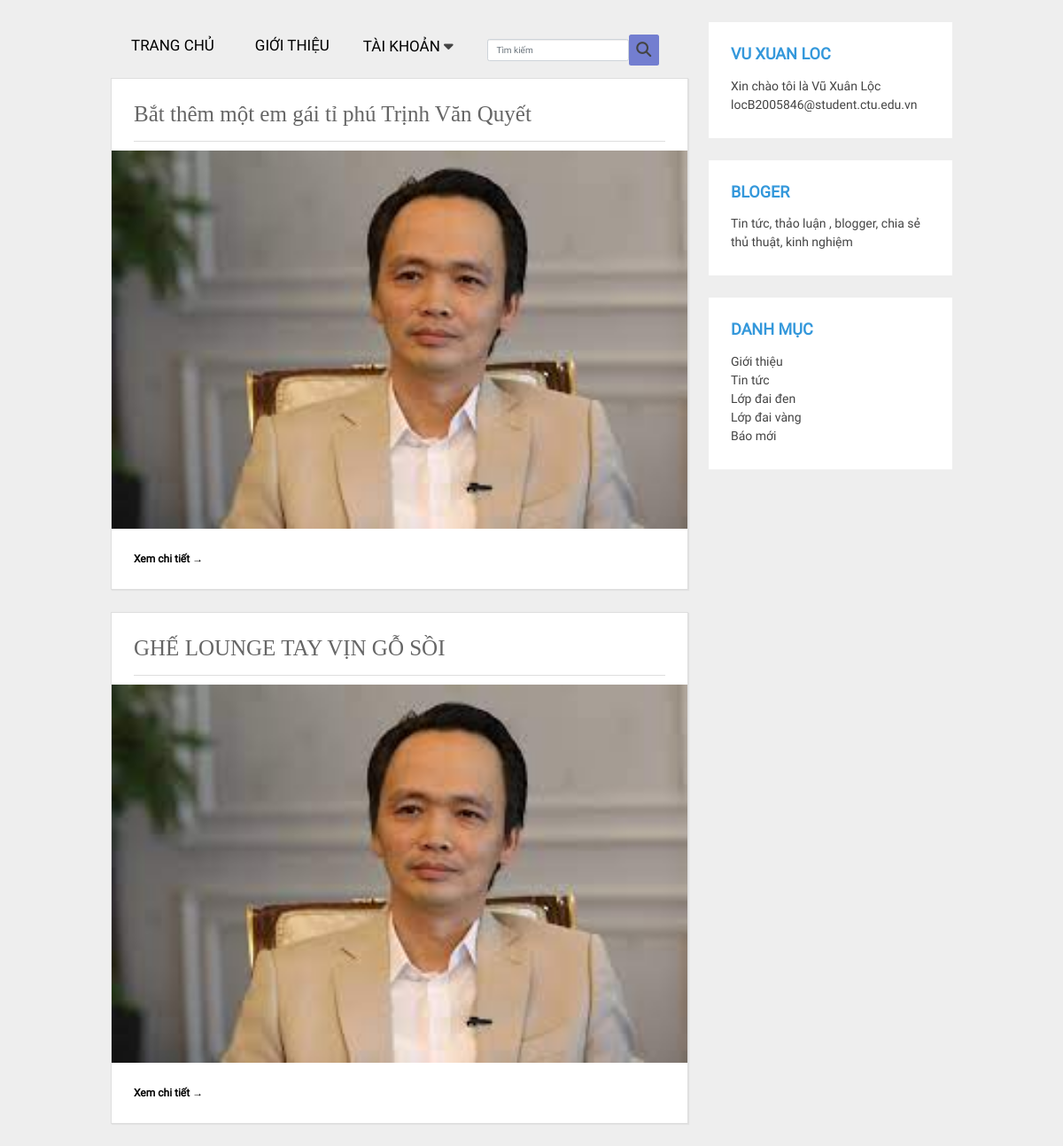
Page /category.php?id=41 on the committed database.
### tables this page shows
CREATE TABLE `category` (
  `id` int(11) NOT NULL,
  `name` varchar(100) DEFAULT NULL,
  `name_en` varchar(100) DEFAULT NULL,
  `slug` varchar(100) DEFAULT NULL,
  `slug_en` varchar(100) DEFAULT NULL,
  `images` varchar(100) DEFAULT NULL,
  `banner` varchar(100) NOT NULL,
  `home` tinyint(4) NOT NULL DEFAULT 0,
  `status` tinyint(4) NOT NULL DEFAULT 1,
  `level` int(11) NOT NULL DEFAULT 0,
  `created_at` timestamp NOT NULL DEFAULT current_timestamp(),
  `updated_at` timestamp NOT NULL DEFAULT current_timestamp() ON UPDATE current_timestamp()
);

CREATE TABLE `product` (
  `id` int(11) NOT NULL,
  `name` varchar(100) DEFAULT NULL,
  `slug` varchar(100) DEFAULT NULL,
  `thundar` varchar(200) DEFAULT NULL,
  `category_id` int(11) DEFAULT NULL,
  `content` text DEFAULT NULL,
  `create_at` timestamp NULL DEFAULT current_timestamp(),
  `update_at` timestamp NULL DEFAULT current_timestamp()
);

### libraries/Database.php (called while the page is built, shortened)
<?php
class Database{
     public $link;
     public function __construct()
     {
        $this->link = mysqli_connect("localhost","root","","db") or die ();
         mysqli_set_charset($this->link,"utf8");
     }
        public function fetchsql( $sql )
        {
            $result = mysqli_query($this->link,$sql) or die("Lỗi  truy vấn sql " .mysqli_error($this->link));
            $data = [];
            if( $result)
            {
                while ($num = mysqli_fetch_assoc($result))
                {
                    $data[] = $num;
                }
            }
            return $data;
        }
        public function fetchID($table , $id )
        {
            $sql = "SELECT * FROM {$table} WHERE id = $id ";
            $result = mysqli_query($this->link,$sql) or die("Lỗi  truy vấn fetchID " .mysqli_error($this->link));
            return mysqli_fetch_assoc($result);
        }
        public  function fetchJones($table,$sql,$total = 1,$page,$row ,$pagi = true )
        {
            $data = [];
            if ($pagi == true )
            {
                $sotrang = ceil($total / $row);
                $start = ($page - 1 ) * $row ;
                $sql .= " LIMIT $start,$row ";
                $data = [ "page" => $sotrang];
                $result = mysqli_query($this->link,$sql) or die("Lỗi truy vấn fetchJone ---- " .mysqli_error($this->link));
            }
            else
            {
                $result = mysqli_query($this->link,$sql) or die("Lỗi truy vấn fetchJone ---- " .mysqli_error($this->link));
            }
            if( $result)
            {
                while ($num = mysqli_fetch_assoc($result))
                {
                    $data[] = $num;
                }
            }
            return $data;
        }
    }

### autoload/autoload.php (called while the page is built, shortened)
<?php
	require_once __DIR__. '/../libraries/Database.php';
	require_once __DIR__. '/../libraries/Function.php';
	$db = new Database;
 ?>

### libraries/Function.php (called while the page is built, shortened)
<?php
    function base_url()
    {
        return $url  = "http://localhost/blog-main/";
    }
    function uploads()
    {
        return base_url() . "public/uploads/";
    }
 ?>

### category.php (the view, shortened to what this page needs)
<?php
require_once __DIR__ . "/autoload/autoload.php";
$id = intval(getInput('id'));
$EditCategory = $db->fetchID("category", $id);
if (isset($_GET['p'])) {
	$p = $_GET['p'];
} else $p = 1;
$sql = "SELECT * FROM product WHERE category_id = $id";
$total = count($db->fetchsql($sql));
$category = $db->fetchsql("SELECT * FROM category WHERE level=0 AND home=1");
$products = $db->fetchJones("product", $sql, $total, $p, 2, true);
unset($products['page']);
?>
<?php require_once __DIR__ . '/layouts/header.php'; ?>
<div class="wrap">
	<aside class="sidebar">
		<?php require_once __DIR__ . '/layouts/introduce.php'; ?>
		<div class="widget">
			<h2>DANH MỤC</h2>
			<?php foreach ($category as $cate) : ?>
				<div class="profile-seemore">
					<div class="seemore-link-icon">
						<a href="category.php?id=<?php echo $cate['id'] ?>">
							<p class="profile-link-icon-seemore">
								<?php echo $cate['name'] ?>
							</p>
						</a>
					</div>
				</div>
			<?php endforeach ?>
		</div>
	</aside>
	<div class="blog">
		<?php foreach ($products as $pro) : ?>
			<div class="conteudo">
				<h1> <?php echo $pro['name'] ?> </h1>
				<hr>
				<img src="<?php echo uploads() ?>product/<?php echo $pro['thundar'] ?>" alt="">
				<a href="<?php echo base_url() ?>blog_detail.php?id=<?php echo $pro['id'] ?>"" class=" continue-lendo">Xem chi tiết →</a>
			</div>
		<?php endforeach ?>
	</div>
</div>

### public/frontend/css/style.css (style rules this page uses)
* { margin: 0px; padding: 0px; font-size: 12px; font-family: "Roboto"; color: #444; font-weight: 400; }
ol,ul,p { margin: 0px; list-style: none; }
h1,h2,h3,h4,h5,h6 { padding:0px; margin: 0px; }

### category.php (style rules this page uses)
body { margin: 0; font-family: 'Open Sans', sans-serif; background: #eee; }
hr { background: #dedede; border: 0; height: 1px; }
a { text-decoration: none; color: black; }
.wrap { width: 950px; margin: 25px auto; }
.sidebar { width: 275px; float: right; }
.sidebar .widget { margin: 0 0 25px; padding: 25px; background: #fff; transition: all 0.5s ease; border-bottom: 2px solid #fff; }
.sidebar .widget h2 { margin: 0 0 15px; padding: 0; text-transform: uppercase; font-size: 18px; font-weight: 800; color: #3498db; }
.sidebar .widget p { font-size: 14px; }
.sidebar .widget p:last-child { margin: 0; }
.blog { float: left; }
.conteudo { width: 652px; margin: 25px auto; padding: 25px; background: #fff; border: 1px solid #dedede; -webkit-box-shadow: 1px 1px 1px 0px rgba(204, 204, 204, 0.35); -moz-box-shadow: 1px 1px 1px 0px rgba(204, 204, 204, 0.35); box-shadow: 1px 1px 1px 0px rgba(204, 204, 204, 0.35); }
.conteudo img { margin: 0 0 25px -25px; max-width: 650px; min-width: 650px; }
.conteudo h1 { margin: 0 0 15px; padding: 0; font-family: Georgia; font-weight: normal; color: #666; }
.conteudo .continue-lendo { color: #000; font-weight: 700; text-decoration: none; transition: all 0.5s ease; }
.conteudo { margin-top: 0px; }

### rows in the picture
category: name "Giới thiệu"
category: name "Tin tức"
category: name "Lớp đai đen"
category: name "Lớp đai vàng"
category: name "Báo mới"
product: name "Bắt thêm một em gái tỉ phú Trịnh Văn Quyết", thundar (picture)
product: name "GHẾ LOUNGE TAY VỊN GỖ SỒI", thundar (picture)
